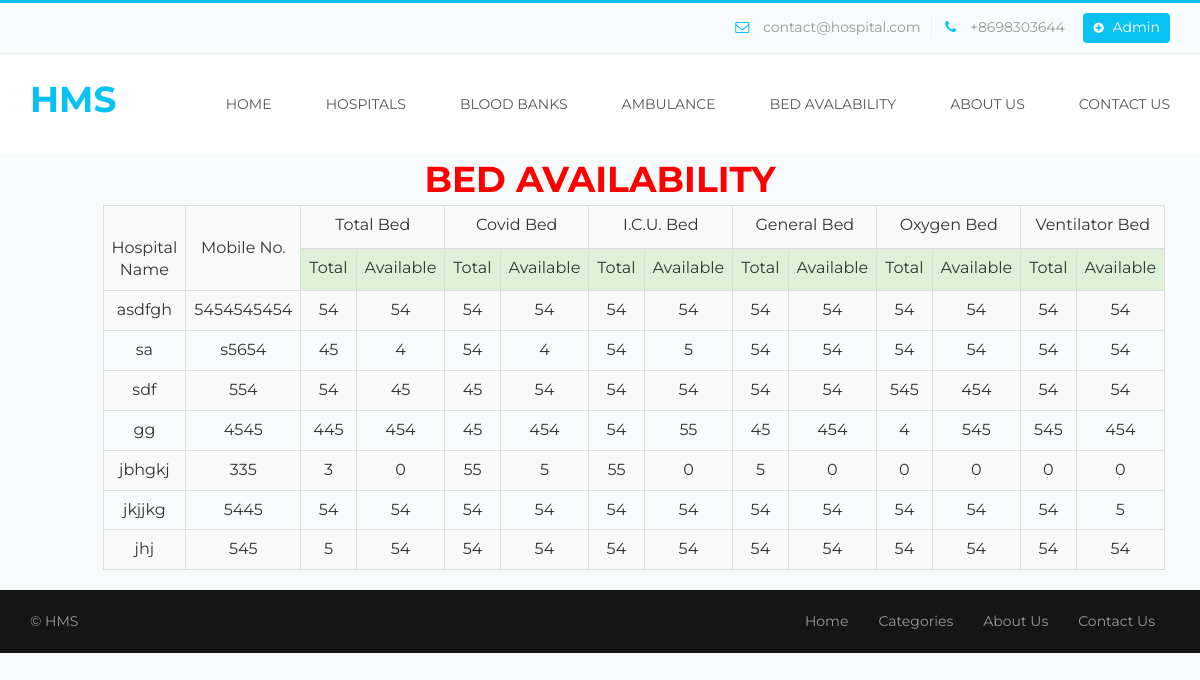
The page /bed.php on the database its author committed.
### tables this page shows
CREATE TABLE `tblpage` (
  `ID` int(10) NOT NULL,
  `PageType` varchar(50) DEFAULT NULL,
  `PageTitle` varchar(200) DEFAULT NULL,
  `PageDescription` mediumtext DEFAULT NULL,
  `Email` varchar(200) DEFAULT NULL,
  `MobileNumber` bigint(10) DEFAULT NULL,
  `UpdationDate` timestamp NOT NULL DEFAULT current_timestamp() ON UPDATE current_timestamp()
);

CREATE TABLE `bed` (
  `id` int(11) NOT NULL,
  `ccc_Name` varchar(255) NOT NULL,
  `contact` varchar(13) NOT NULL,
  `total` int(7) NOT NULL,
  `ta` int(7) NOT NULL,
  `covid` int(7) NOT NULL,
  `ca` int(7) NOT NULL,
  `icu` int(7) NOT NULL,
  `icua` int(11) NOT NULL,
  `gen` int(7) NOT NULL,
  `ga` int(7) NOT NULL,
  `o2` int(7) NOT NULL,
  `oa` int(7) NOT NULL,
  `venty` int(7) NOT NULL,
  `va` int(7) NOT NULL
);

### bed.php (the view, shortened to what this page needs)
<?php
    require_once("connection.php");
    $query = " select * from bed ";
    $result = mysqli_query($con,$query);
?>
<!DOCTYPE html>
<html lang="en">
<head>
     <link rel="stylesheet" type="text/css" href="bootstrap/css/bootstrap.min.css">
  <link rel="stylesheet" type="text/css" href="css/style.css">
  <link rel="stylesheet" type="text/css" href="css/menu.css">
  <link rel="stylesheet" type="text/css" href="css/color/color.css">
  <link rel="stylesheet" type="text/css" href="assets/testimonial/css/style.css" />
  <link rel="stylesheet" type="text/css" href="assets/testimonial/css/elastislide.css" />
  <link rel="stylesheet" type="text/css" href="css/responsive.css">
    <link rel="stylesheet" type="text/css" href="css/font-awesome.css">
  <link rel="stylesheet" type="text/css" href="assets/revolution_slider/css/revslider.css" media="screen" />
</head>
<body >
    <?php include_once('includes/header.php');?>
<center>
<div class="container-fluid">
  <div class="row">
    <div class="col-sm-1"></div>
    <div class="col-sm-10">
                       <h3 class="  text-center py-3"><font color="red">Bed Availability</font></h3>
<article>
                        <table class="table table-bordered table-striped table-hover text-center">
                            <tr class="bg-success text-light font-weight-bold">
                                <td rowspan="2"><br>Hospital Name</td>
                                <td rowspan="2"><br>Mobile No. </td>
                                <td colspan="2"> Total Bed </td>
                                <td colspan="2"> Covid Bed </td>
				<td colspan="2"> I.C.U. Bed </td>
				<td colspan="2"> General Bed </td>
                                <td colspan="2"> Oxygen Bed </td>
				<td colspan="2"> Ventilator Bed </td>
                            </tr>
<tr class="bg-success text-light font-weight-bold">
                                <td > Total </td>
				<td > Available </td>
                              <td > Total </td>
				<td >  Available  </td>
                              <td > Total</td>
				<td > Available </td>
                              <td > Total</td>
				<td > Available </td>
                              <td > Total</td>
				<td > Available </td>
                              <td > Total</td>
				<td > Available </td>
                            </tr>
                            <?php
                                    while($row=mysqli_fetch_assoc($result))
                                    {
       $Name = $row['ccc_Name'];
            $phone = $row['contact'];
                       $totalbed = $row['total'];
$tabed = $row['ta'];
$covidbed = $row['covid'];
$cabed = $row['ca'];
$icubed = $row['icu'];
$ia = $row['icua'];
$genbed = $row['gen'];
$gabed = $row['ga'];
$o2bed = $row['o2'];
$oabed = $row['oa'];
$ventybed = $row['venty'];
$vabed = $row['va'];
                           ?>
                                    <tr>
                                        <td class="align-middle"><?php echo $Name ?></td>
                                        <td class="align-middle"><?php echo $phone ?></td>
<td class="align-middle"><?php echo $totalbed ?></td>
<td class="align-middle"><?php echo $tabed ?></td>
<td class="align-middle"><?php echo $covidbed ?></td>
<td class="align-middle"><?php echo $cabed ?></td>
<td class="align-middle"><?php echo $icubed ?></td>
<td class="align-middle"><?php echo $ia ?></td>
<td class="align-middle"><?php echo $genbed ?></td>
<td class="align-middle"><?php echo $gabed ?></td>
<td class="align-middle"><?php echo $o2bed ?></td>
<td class="align-middle"><?php echo $oabed ?></td>
<td class="align-middle"><?php echo $ventybed ?></td>
<td class="align-middle"><?php echo $vabed ?></td>
                                    </tr>
                            <?php
                                    }
                            ?>
                        </table>
</article>
    </div>
    <div class="col-sm-1" ></div>
</div>
</div>
</center>
<?php include_once('includes/footer.php');?>
       </body>
</html>

### includes/header.php (shortened to what this page needs)
<?php
include('includes/dbconnection.php');
?>
<div class="header">
            <div class="top-toolbar">
                <div class="container">
                    <div class="row">
                        <div class="col-md-6 col-sm-12 col-xs-12 pull-right">
                            <div class="top-contact-info">
                                <ul>
<?php
$sql="SELECT * from tblpage where PageType='contactus'";
$query = $dbh -> prepare($sql);
$query->execute();
$results=$query->fetchAll(PDO::FETCH_OBJ);
$cnt=1;
if($query->rowCount() > 0)
{
foreach($results as $row)
{               ?>
                                    <li class="toolbar-email"><i class="fa fa-envelope-o"></i> <?php  echo htmlentities($row->Email);?></li>
                                    <li class="toolbar-contact"><i class="fa fa-phone"></i> +<?php  echo htmlentities($row->MobileNumber);?></li><?php $cnt=$cnt+1;}} ?>
                                    <li><a class="toolbar-new-listing" href="admin/login.php"><i class="fa fa-plus-circle"></i> Admin</a></li>
                                </ul>
                            </div>
                        </div>
                    </div>
                </div>
            </div>
            <div class="nav-wrapper">
                <div class="container">
                    <nav class="wsmenu slideLeft clearfix">
                        <div class="logo pull-left"><a href="index.php" title="Responsive Slide Menus"><h3 style="color:#08c2f3">HMS</h3></a></div>
                        <ul class="mobile-sub wsmenu-list pull-right">
                            <li><a href="index.php" class="">Home</a>
                            </li>
                            <li><a href="category.php">Hospitals<span class="arrow"></span></a></li>
                             <li><a href="blood.php">Blood Banks <span class="arrow"></span></a></li>
                            <li><a href="ambulance.php">Ambulance <span class="arrow"></span></a></li>
                            <li><a href="bed.php">Bed Avalability <span class="arrow"></span></a></li>
                            <li><a href="about.php">About Us <span class="arrow"></span></a></li>
                          <li><a href="contact.php">Contact Us <span class="arrow"></span></a></li>
                        </ul>
                    </nav>
                </div>
            </div>
        </div>

### css/style.css (style rules this page uses)
html, body, div, span, applet, object, iframe,h1, h2, h3, h4, h5, h6, p, blockquote, pre,a, abbr, acronym, address, big, cite, code,del, dfn, em, img, ins, kbd, q, s, samp, small, strike, strong, sub, sup, tt, var,b, u, i, center,dl, dt, dd, ol, ul, li,fieldset, form, label, legend,table, caption, tbody, tfoot, thead, tr, th, td, article, aside, canvas, details, embed,figure, figcaption, footer, header, hgroup,menu, nav, output, ruby, section, summary,time, mark, audio, video { margin: 0;padding: 0;border: 0;font-size: 100%;font: inherit;vertical-align: baseline; }
article, aside, details, figcaption, figure,footer, header, hgroup, menu, nav, section { display: block; }
body { line-height: 1;margin:0 ;padding:0 ;transition:all 0.3s ease;overflow-x: hidden; }
html { position:relative;overflow-x:hidden; }
ol, ul { list-style: none;margin:0; padding:0; }
table { border-collapse: collapse;border-spacing: 0; }
a { display:block; }
body { font-family:'Montserrat',sans-serif; }
h1,h2,h3,h4,h5,h6 { font-family:'Montserrat',sans-serif; font-weight:700; margin:0; text-align:center; line-height:1.4; letter-spacing:0.6px; text-transform:uppercase; letter-spacing:0; }
h3 { font-size:36px; }
a,span,ul,li { font-family:'Montserrat'; font-size:14px; padding:0; font-weight:400; text-align:center; margin:0; line-height:1.6; text-decoration:none !important; }
p,span,a { padding:0; }
.container,.container-fluid { padding-left:0;padding-right:0; }
.logo { padding:20px 0; }
.logo a { display:inline-block; }
.top-toolbar { padding:10px 0; }
.top-toolbar .top-contact-info ul { text-align:right; }
.top-toolbar .top-contact-info ul li { display:inline-block }
.top-toolbar .top-contact-info ul li.toolbar-email { padding-right:10px; }
.top-toolbar .top-contact-info ul li.toolbar-email i { padding-right:10px; }
.top-toolbar .top-contact-info ul li.toolbar-contact { padding-right:15px; }
.top-toolbar .top-contact-info ul li.toolbar-contact i { padding:0 10px; }
.top-toolbar .top-contact-info ul li a.toolbar-new-listing { border-radius: 4px; line-height: 1; padding: 7px 10px 9px; }
.top-toolbar .top-contact-info ul li a.toolbar-new-listing i { padding:0 5px 0 0;font-size:12px; }

### css/menu.css (style rules this page uses)
.wsmenu { font-family:Helvetica, sans-serif; color:#fff; position:relative; font-size:15px; padding:0px; margin:0px auto; width:100%; background-color:#ffffff; }
.wsmenu-list { text-align:left; margin:0 auto 0 auto; display: block; padding:0px; }
.wsmenu-list > li { text-align:center; display: table-cell; }
.wsmenu-list > li > a { display:block; color:#555; padding:38px 21px; line-height:1; text-decoration:none; position:relative; font-family:'Montserrat'; text-transform:uppercase; }
.wsmenu-list > li:last-child a { display:block; color:#555; padding:20px 0 20px 21px; line-height:1; text-decoration:none; position:relative; }
.wsmenu-list li a:before { margin-right: 5px; position: relative; content: "|"; line-height: 16px; font-size: 24px; top: 3px; color:rgba(255,255,255,0); }
@media screen and (-webkit-min-device-pixel-ratio:0) { .wsmenu-list > li > a { padding: 39px 21px; } }

### css/color/color.css (style rules this page uses)
h1,h2,h3,h4,h5,h6 { color:#444; }
p,a,span,ul,li { color:#999; }
body { background:#f7fbfc; }
.top-toolbar { border-top:3px solid #08c2f3; background-color:#f7fbfc; border-bottom:1px solid #eee; }
.top-toolbar .top-contact-info ul li.toolbar-email { border-right:1px solid #eee; }
.top-toolbar .top-contact-info ul li.toolbar-email i, .top-toolbar .top-contact-info ul li.toolbar-contact i { color:#08c2f3; }
.top-toolbar .top-contact-info ul li a.toolbar-new-listing { background:#08c2f3;color:#fff; }
.nav-wrapper { background:#fff; }

### css/responsive.css (style rules this page uses)
@media screen and (max-device-width:1199px) { .container { padding-left:15px;padding-right:15px; } }

### rows shown on the page
tblpage: Email "contact@hospital.com", MobileNumber "8698303644"
bed: ccc_Name "asdfgh", contact "5454545454", total "54", ta "54", covid "54", ca "54", icu "54", icua "54", gen "54", ga "54", o2 "54", oa "54", venty "54", va "54"
bed: ccc_Name "sa", contact "s5654", total "45", ta "4", covid "54", ca "4", icu "54", icua "5", gen "54", ga "54", o2 "54", oa "54", venty "54", va "54"
bed: ccc_Name "sdf", contact "554", total "54", ta "45", covid "45", ca "54", icu "54", icua "54", gen "54", ga "54", o2 "545", oa "454", venty "54", va "54"
bed: ccc_Name "gg", contact "4545", total "445", ta "454", covid "45", ca "454", icu "54", icua "55", gen "45", ga "454", o2 "4", oa "545", venty "545", va "454"
bed: ccc_Name "jbhgkj", contact "335", total "3", ta "0", covid "55", ca "5", icu "55", icua "0", gen "5", ga "0", o2 "0", oa "0", venty "0", va "0"
bed: ccc_Name "jkjjkg", contact "5445", total "54", ta "54", covid "54", ca "54", icu "54", icua "54", gen "54", ga "54", o2 "54", oa "54", venty "54", va "5"
bed: ccc_Name "jhj", contact "545", total "5", ta "54", covid "54", ca "54", icu "54", icua "54", gen "54", ga "54", o2 "54", oa "54", venty "54", va "54"
